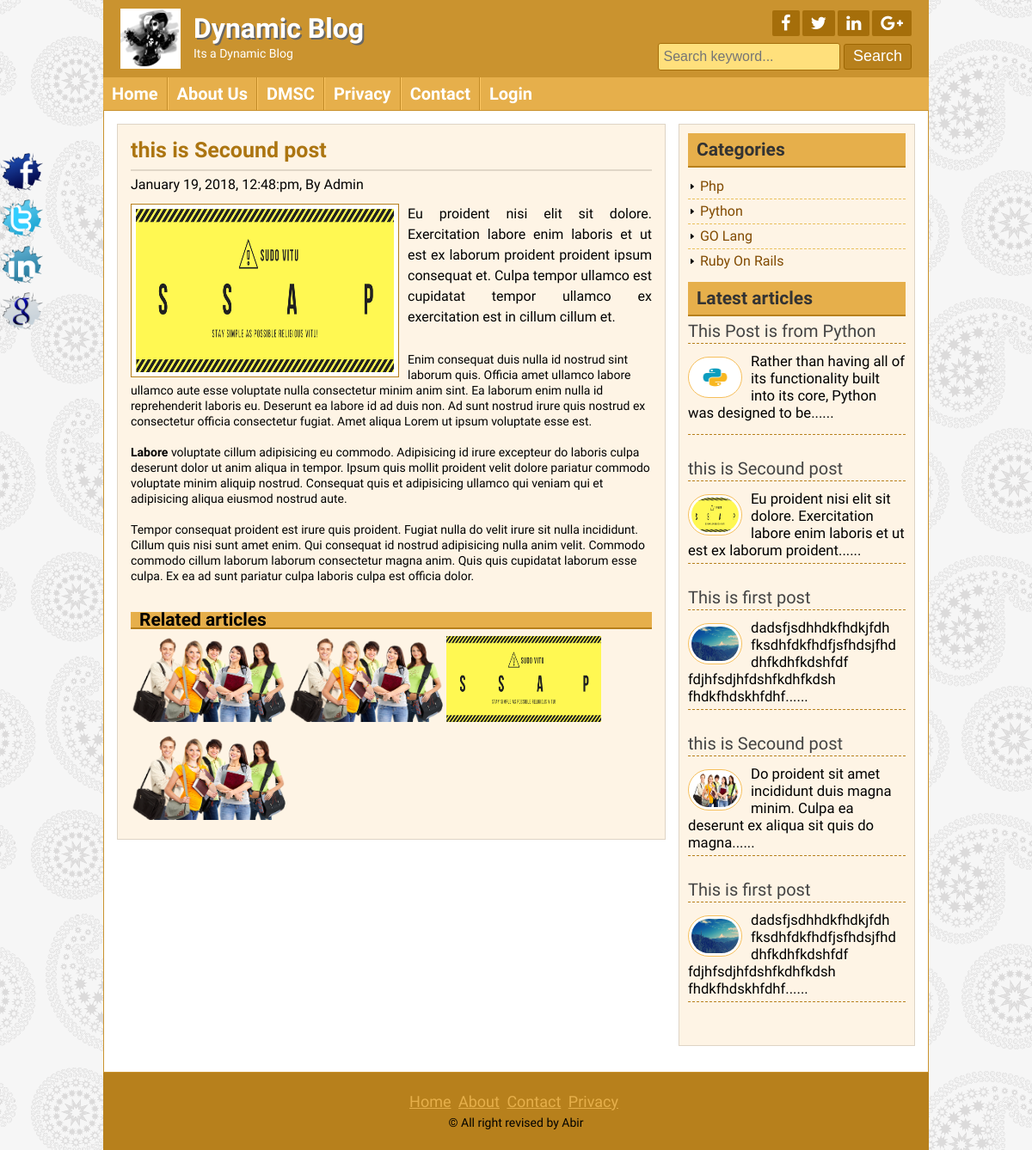
Screenshot of /post.php?id=15 with the database file from the repository.
### tables this page shows
CREATE TABLE `tbl_settings` (
  `id` int(11) NOT NULL,
  `title` varchar(255) NOT NULL,
  `slogan` varchar(255) NOT NULL,
  `logo` varchar(255) NOT NULL
);

CREATE TABLE `tbl_social` (
  `id` int(11) NOT NULL,
  `facebook` varchar(225) NOT NULL,
  `twitter` varchar(255) NOT NULL,
  `linkedin` varchar(255) NOT NULL,
  `googleplus` varchar(255) NOT NULL
);

CREATE TABLE `tbl_page` (
  `id` int(11) NOT NULL,
  `page_title` varchar(255) NOT NULL,
  `page_body` text NOT NULL
);

CREATE TABLE `tbl_post` (
  `id` int(11) NOT NULL,
  `catid` int(11) NOT NULL,
  `title` varchar(100) NOT NULL,
  `image` varchar(255) NOT NULL,
  `author` varchar(60) NOT NULL,
  `body` text NOT NULL,
  `tags` varchar(255) NOT NULL,
  `date` timestamp NOT NULL DEFAULT CURRENT_TIMESTAMP
);

CREATE TABLE `tbl_category` (
  `id` int(11) NOT NULL,
  `name` varchar(255) NOT NULL
);

CREATE TABLE `tbl_copyright` (
  `id` int(11) NOT NULL,
  `note` varchar(255) NOT NULL
);

### lib/Database.php (called while the page is built, shortened)
<?php
Class Database{
	public $host   = DB_HOST;
	public $user   = DB_USER;
	public $pass   = DB_PASS;
	public $dbname = DB_NAME;
	public $link;
	private function connectDB(){
	$this->link = new mysqli($this->host, $this->user, $this->pass, $this->dbname);
 }
	public function select($query){
		$result = $this->link->query($query) or die($this->link->error.__LINE__);
		if($result->num_rows > 0){
			return $result;
		} else {
			return false;
		}
	}
}
?>

### lib/session.php (called while the page is built, shortened)
<?php
class Session{
    public static function get($key){
        if(isset($_SESSION['key'])){
            return $_SESSION['key'];
        } else {
            return false;
        }
    }
}
?>

### helpers/format.php (called while the page is built, shortened)
<?php
class Format{
	public function formatData($date){
		return date('F j, Y, g:i:a', strtotime($date));
	}
	public function textShorten($text, $limit = 400){
		$text = $text." ";
		$text = substr($text, 0, $limit);
		$text = substr($text, 0, strrpos($text, ' '));
		$text = $text."......";
		return $text;
	}
}
 ?>

### post.php (the view)
<?php include "inc/header.php"; ?>
<?php
if(!isset($_GET['id']) || $_GET['id'] == NULL){
	header("Location: 404.php");
} else {
	$id = $_GET['id'];
}
?>
	<div class="contentsection contemplete clear">
		<div class="maincontent clear">
			<div class="about">
				<?php
				$query = "SELECT * FROM tbl_post WHERE id='$id'";
				$post = $db->select($query);
				if($post){
					while($result=$post->fetch_assoc()){
				?>
				<h2><?php echo $result['title']; ?></h2>
				<h4><?php echo $fm->formatData($result['date']); ?>, By <?php echo $result['author']; ?></h4>
				<img src="admin/<?php echo $result['image']; ?>" alt="post image"/>
				<p><?php echo $result['body']; ?> </p>
				</br><div class="relatedpost clear">
					<h2>Related articles</h2>
					<?php
					$catid= $result['catid'];
					$relatedQuery = "SELECT * FROM tbl_post WHERE catid=$catid ORDER BY rand() limit 6";
					$relatedPost = $db->select($relatedQuery);
					if($relatedPost){
						while($relatedresult = $relatedPost->fetch_assoc()){
						?>
					<a href="post.php?id=<?php echo $relatedresult['id']; ?>"><img src="admin/<?php echo $relatedresult['image']; ?>" alt="<?php echo $relatedresult['title']; ?>"/></a>
					<?php 	}
					} else {
						echo "<h2>NO RELATED POST FOUND.</h2>";
					}
					 ?>
				</div>
				<?php
					}
				} else {
					header("Location:404.php");
				}
				?>
	</div>
		</div>
<?php include "inc/sideber.php"; ?>
<?php include "inc/footer.php"; ?>

### inc/header.php (shortened to what this page needs)
<?php include "lib/Database.php"; ?>
<?php include "helpers/format.php"; ?>
<?php include "lib/session.php"; ?>
<?php
$db = new Database();
$fm = new Format();
?>
<?php
if(Session::get("login")==true){
    $username = $_SESSION['username'];
    $id = $_SESSION['userid'];
} else {
    $username = "";
}
?>
<!DOCTYPE html>
<html>
<head>
	<link rel="stylesheet" href="font-awesome-4.5.0/css/font-awesome.css">
	<link rel="stylesheet" href="css/nivo-slider.css" type="text/css" media="screen" />
	<link rel="stylesheet" href="style.css"/>
	<link rel="stylesheet" href="style.css">
</head>
<body>
<div class="headersection templete clear">
	<a href="index.php">
		<div class="logo">
		<?php
			$query = "SELECT * FROM tbl_settings WHERE id = '1'";
			$blogsettings = $db->select($query);
		if($blogsettings){
			while($result = $blogsettings->fetch_assoc()){
		?>
			<img src="admin/<?php echo $result['logo']; ?>" alt="Logo" />
			<h2><?php echo $result['title']; ?></h2>
			<p><?php echo $result['slogan']; ?></p>
		<?php } } ?>
		</div>
	</a>
	<div class="social clear">
		<div class="icon clear">
		<?php
	$query = "SELECT * FROM tbl_social WHERE id = '1'";
	$social = $db->select($query);
	if($social){
		while($result = $social->fetch_assoc()){
	?>
			<a href="http://facebook.com/<?php echo $result['facebook']; ?>" target="_blank"><i class="fa fa-facebook"></i></a>
			<a href="http://twitter.com/<?php echo $result['twitter']; ?>" target="_blank"><i class="fa fa-twitter"></i></a>
			<a href="http://linked.com/<?php echo $result['linkedin']; ?>" target="_blank"><i class="fa fa-linkedin"></i></a>
			<a href="http://plus.google.com/<?php echo $result['googleplus']; ?>" target="_blank"><i class="fa fa-google-plus"></i></a>
		<?php } } ?>
		</div>
		<div class="searchbtn clear">
		<form action="search.php" method="get">
			<input type="text" name="search" placeholder="Search keyword..."/>
			<input type="submit" name="submit" value="Search"/>
		</form>
		</div>
	</div>
</div>
<div class="navsection templete">
	<ul><?php
	$path = $_SERVER['SCRIPT_FILENAME'];
	$currentpage = basename($path, '.php');
	?>
		<li><a <?php if($currentpage == 'index'){echo 'id = "active"';} ?> href="index.php">Home</a></li>
		<?php
		$query = "SELECT * FROM tbl_page";
		$pages = $db->select($query);
		if($pages){
			while($result=$pages->fetch_assoc()){ ?>
				<li><a <?php if(isset($_GET['pageid']) && $_GET['pageid'] == $result['id']){echo 'id = "active"';} ?> href='page.php?pageid=<?php echo $result['id']; ?>'><?php echo $result['page_title']; ?></a></li>
		<?php } } ?>
		<li><a <?php if($currentpage == 'contact'){echo 'id = "active"';} ?> href="contact.php">Contact</a></li>
		<?php  if(Session::get("login")==true){
			echo "<li align='right'><a href='admin'>$username Panel</a></li>";
		} else {
			echo "<li align='right'><a href='admin/login.php'>Login</a></li>";
		} ?>
	</ul>
</div>

### inc/sideber.php
<div class="sidebar clear">
<div class="samesidebar clear">
	<h2>Categories</h2>
		<ul>
<?php
	$query = "SELECT * FROM tbl_category";
	$category  = $db->select($query);
	if ($category) {
		while ($result = $category->fetch_assoc()) {
?>
	<li><img src="images/icon-arrow.png" alt="*" height="10px" width="10px"/> <a href="posts.php?cat_id=<?php echo $result['id']; ?>"><?php echo $result['name']; ?></a></li>
<?php } } else {
			echo "<li><b>Sorry! NO Category to show!</b></li>";
		} ?></ul>
</div>
<div class="samesidebar clear">
	<h2>Latest articles</h2>
	<?php
$query = "SELECT * FROM tbl_post ORDER BY id DESC limit 5";
$recentpost  = $db->select($query);
if ($recentpost) {
	while ($result = $recentpost->fetch_assoc()) {
?>
		<div class="popular clear">
			<h3><a href="post.php?id=<?php echo $result['id']; ?>"><?php echo $result['title']; ?></a><h3>
			<a href="post.php?id=<?php echo $result['id']; ?>"><img src="admin/<?php echo $result['image']; ?>" alt="post image"/></a>
			<small><?php echo $fm->textShorten($result['body'], 100); ?></small>
		</div>
	<?php } } else {
		echo "<h3>NO Recent Posts..</h3>";
	} ?>
</div>
</div>

### inc/footer.php (shortened to what this page needs)
</div>
	<div class="footersection templete clear">
	  <div class="footermenu clear">
		<ul>
			<li><a href="#">Home</a></li>
			<li><a href="#">About</a></li>
			<li><a href="#">Contact</a></li>
			<li><a href="#">Privacy</a></li>
		</ul>
		</div>
		<?php
        $query = "SELECT * FROM tbl_copyright WHERE id = '1'";
        $copyright = $db->select($query);
        if($copyright){
            while($result = $copyright->fetch_assoc()){
        ?>
		<p>&copy; <?php echo $result['note']; ?></p>
						<?php } } ?>
	</div>
	<div class="fixedicon clear">
	<?php
        $query = "SELECT * FROM tbl_social WHERE id = '1'";
        $social = $db->select($query);
        if($social){
            while($result = $social->fetch_assoc()){
        ?>
		<a href="http://www.facebook.com/<?php echo $result['facebook']; ?>"><img src="images/fb.png" alt="Facebook"/></a>
		<a href="http://www.twitter.com/<?php echo $result['twitter']; ?>"><img src="images/tw.png" alt="Twitter"/></a>
		<a href="http://www.linkedin.com/<?php echo $result['linkedin']; ?>"><img src="images/in.png" alt="LinkedIn"/></a>
		<a href="http://www.google.com/<?php echo $result['googleplus']; ?>"><img src="images/gl.png" alt="GooglePlus"/></a>
		<?php } } ?>
	</div>
</body>
</html>

### rows the page displays
tbl_settings: logo (picture), title "Dynamic Blog", slogan "Its a Dynamic Blog"
tbl_page: page_title "About Us"
tbl_page: page_title "DMSC"
tbl_page: page_title "Privacy"
tbl_post: title "this is Secound post", date "January 19, 2018, 12:48:pm", author "Admin", image (picture), body "Eu proident nisi elit sit dolore. Exercitation labore enim laboris et ut est ex laborum proident proident ipsum consequat et. Culpa tempor ullamco est cupidatat tempor ullamco ex exercitation est in cillum cillum et. Enim consequat duis nulla id nostrud sint laborum quis. Officia amet ullamco labore ullamco aute esse voluptate nulla consectetur minim anim sint. Ea laborum enim nulla id reprehenderit laboris eu. Deserunt ea labore id ad duis non. Ad sunt nostrud irure quis nostrud ex consectetur officia consectetur fugiat. Amet aliqua Lorem ut ipsum voluptate esse est. Labore voluptate cillum adipisicing eu commodo. Adipisicing id irure excepteur do laboris culpa deserunt dolor ut anim…", body "Eu proident nisi elit sit dolore. Exercitation labore enim laboris et ut est ex laborum proident......"
tbl_post: image (picture), title "this is Secound post", body "Do proident sit amet incididunt duis magna minim. Culpa ea deserunt ex aliqua sit quis do magna......"
tbl_post: image (picture)
tbl_post: image (picture)
tbl_category: name "Php"
tbl_category: name "Python"
tbl_category: name "GO Lang"
tbl_category: name "Ruby On Rails"
tbl_post: title "This Post is from Python", image (picture), body "Rather than having all of its functionality built into its core, Python was designed to be......"
tbl_post: title "This is first post", image (picture), body "dadsfjsdhhdkfhdkjfdh fksdhfdkfhdfjsfhdsjfhd dhfkdhfkdshfdf fdjhfsdjhfdshfkdhfkdsh fhdkfhdskhfdhf......"
tbl_post: title "This is first post", image (picture), body "dadsfjsdhhdkfhdkjfdh fksdhfdkfhdfjsfhdsjfhd dhfkdhfkdshfdf fdjhfsdjhfdshfkdhfkdsh fhdkfhdskhfdhf......"
tbl_copyright: note "All right revised by Abir"
